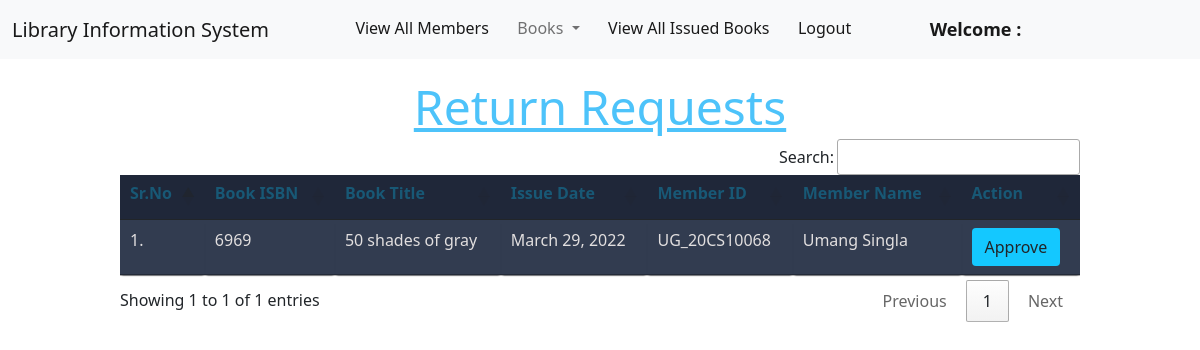
The app's page /staff/approve_return_request/ with its own data.
### book/models.py (models this page shows, shortened)
class Book(models.Model):
    title = models.CharField(max_length=200)
    author = models.CharField(max_length=200)
    isbn = models.CharField(max_length= 15)
    rack_number = models.CharField(max_length= 10)
    issue_date = models.DateField(null= True)
    date_added = models.DateField(null=True)
    return_requested = models.BooleanField(default=False)
    last_issued_date = models.DateField(null=True)
    issue_member = models.ForeignKey("member.Member", on_delete = models.SET_NULL, null = True)

### member/models.py (models this page shows, shortened)
class Member(models.Model):
    user = models.OneToOneField(User, on_delete=models.CASCADE)
    book_limit = models.IntegerField()
    insti_id = models.CharField(max_length=15, null = True, default= None)
    book_duration = models.IntegerField()
    reserved_book = models.ForeignKey(Book,on_delete=models.SET_NULL, null=True, default=None)
    reserve_datetime = models.DateTimeField(null = True)

### staff/views.py (the view)
# urls.py: path("approve_return_request/", views.approve_return_request, name="approve_return_request"),
def approve_return_request(request, msg=""):
    books = Book.objects.filter(return_requested=True)
    return render(request, "staff/approve_return_request.html", {'books': books, 'navbar_extends': "staff/clerk_navbar.html", 'alert': msg})

### staff/templates/staff/approve_return_request.html (shortened to what this page needs)
{% extends navbar_extends %} {% load static %}
{% block body%}
<div class="container mt-4">
  <h1 class="text-center"><u>Return Requests</u></h1>
  {% if books|length == 0 %}
  <h3 class="text-center">No Requests.</h3>
  {% else %}
  <table class="table table-hover" id="example">
    <thead>
      <tr>
        <th><h1>Sr.No</h1></th>
        <th><h1>Book ISBN</h1></th>
        <th><h1>Book Title</h1></th>
        <th><h1>Issue Date</h1></th>
        <th><h1>Member ID</h1></th>
        <th><h1>Member Name</h1></th>
        <th><h1>Action</h1></th>
      </tr>
    </thead>
    <tbody>
      {% for book in books %}
        <tr>
            <td>{{forloop.counter}}.</td>
            <td>{{book.isbn}}</td>
            <td>{{book.title}}</td>
            <td>{{book.issue_date}}</td>
            <td>{{book.issue_member.user.username}}</td>
            <td>{{book.issue_member.user.get_full_name}}</td>
            <td>
            <a href="/staff/return_book_approved/{{book.id}}/" class="btn btn-approve">Approve</a>
            </td>
        </tr>
      {% endfor %}
    </tbody>
  </table>
  {% endif %}
</div>
{% endblock %}

### staff/templates/staff/approve_return_request.html (style rules this page uses)
.btn-approve { background-color: rgb(20, 200, 255); }
h1 { font-size: 3em; font-weight: 300; line-height: 1em; text-align: center; color: #4dc3fa; }
.container th h1 { font-weight: bold; font-size: 1em; text-align: left; color: #185875; }
.container td { font-weight: normal; font-size: 1em; -webkit-box-shadow: 0 2px 2px -2px #0e1119; -moz-box-shadow: 0 2px 2px -2px #0e1119; box-shadow: 0 2px 2px -2px #0e1119; }
.container { text-align: left; overflow: hidden; width: 80%; margin: 0 auto; display: table; padding: 0 0 8em 0; }
.container td, .container th { padding-bottom: 2%; padding-top: 2%; padding-left: 2%; }
.container tr:nth-child(odd) { background-color: #323c50; }
.container th { background-color: #1f2739; }
.container td { color: rgb(226, 223, 223); }

### records on screen
Book: isbn "6969", title "50 shades of gray", issue_date "March 29, 2022", issue_member.user.username "UG_20CS10068", issue_member.user.get_full_name "Umang Singla"
